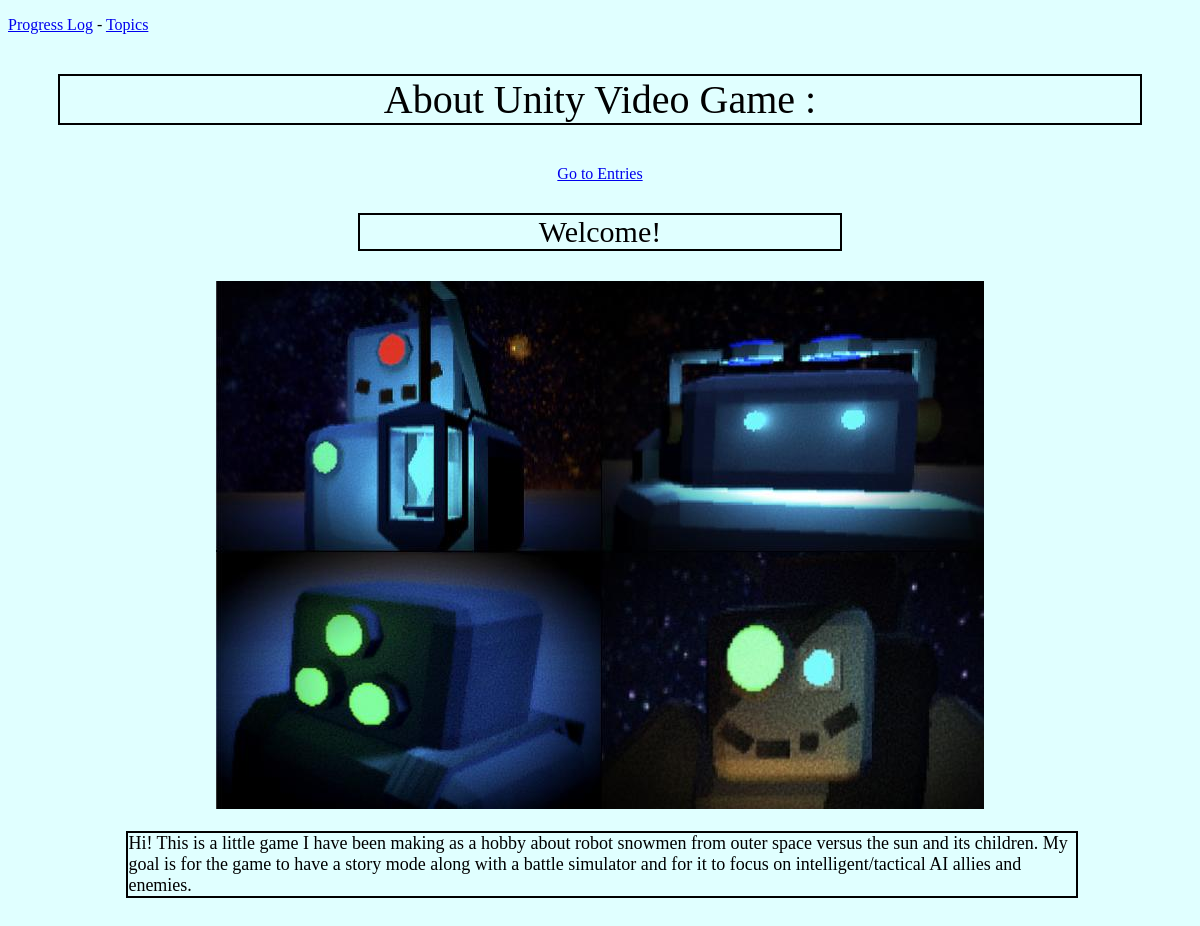
Page /topics/2/about/ on the earlier database version.
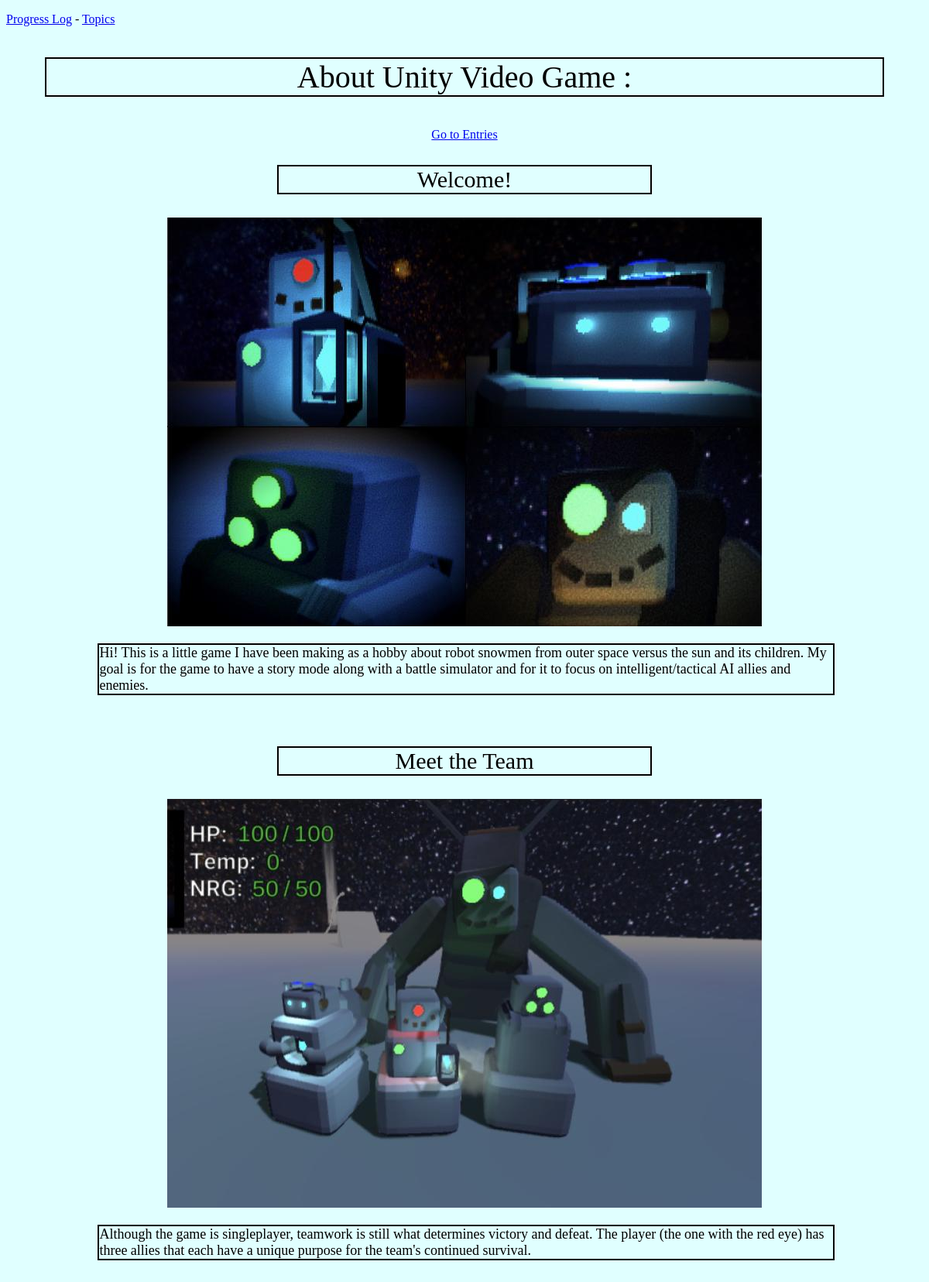
Same page on the later database version.
### progress_log/models.py (models this page shows, shortened)
class Topic(models.Model):
    text = models.CharField(max_length=200)
    date_added = models.DateTimeField(auto_now_add=True)
    def __str__(self):
        return self.text

class AboutTopic(models.Model):
    topic = models.ForeignKey(Topic, on_delete=models.CASCADE)
    date_added = models.DateTimeField(auto_now_add=True)
    title = models.CharField(max_length=200, default=Topic.__name__)    # Section title for each block created for AboutTopic
    image = models.ImageField(null=True, blank=True, upload_to='images/')
    text = models.TextField()

### progress_log/views.py (the view)
# urls.py: path('topics/<int:topic_id>/about/', views.about_topic, name='about_topic'),
def about_topic(request, topic_id):
    about_topic = AboutTopic.objects.order_by('date_added')
    topic = Topic.objects.get(id=topic_id)
    descriptions = []
    for description in about_topic:
        if str(description.topic) == topic.text:
            descriptions.append(description)
    context = {'topic': topic, 'about_topic': descriptions}
    return render(request, 'progress_log/about_topic.html', context)

### progress_log/templates/progress_log/about_topic.html (shortened to what this page needs)
<!DOCTYPE html>
{% extends 'progress_log/base.html' %}
  {% block content %}
  <p class="page_title">About {{topic.text}} :</p >
  <p style="text-align:center"><a href="{% url 'progress_log:topic' topic.id %}" >Go to Entries</a></p>
      {% for description in about_topic %}
        <p class="section_title"> {{description.title}} </p>
        {% if description.image.url is not null %}
          <p style="text-align:center;"><img src="{{description.image.url}}"></p>
        {% endif %}
        <p class="body_text">{{description.text}}</p>
        <br>
      {% empty %}
        <p>There are no descriptions for this about topic section</p>
      {% endfor %}
  <br>
  {% endblock content %}

### progress_log/templates/progress_log/base.html (shortened to what this page needs)
<!DOCTYPE html>
<html lang="en">
<head>
</head>
<body style="background-color:LightCyan;">
  <p>
    <a href="{% url 'progress_log:index' %}" >Progress Log</a> -
    <a href="{% url 'progress_log:topics' %}" >Topics</a>
  </p>
  {% block content %}{% endblock content %}
</body>
</html>

### progress_log/templates/progress_log/base.html (style rules this page uses)
.page_title { border: 2px solid black; font-size:40px; text-align:center; margin-left:50px; margin-right:50px; }
.section_title { border: 2px solid black; font-size:30px; text-align:center; margin-left:350px; margin-right:350px; }
.body_text { border: 2px solid black; font-size:18px; width:80%; margin-left:10%; margin-right:10% overflow:visible; }

Differences in the rows shown:
added AboutTopic: title "Meet the Team", image (picture), text "Although the game is singleplayer, teamwork is still what determines victory and defeat. The player (the one with the red eye) has three allies that each have a unique purpose for the team's continued survival."
